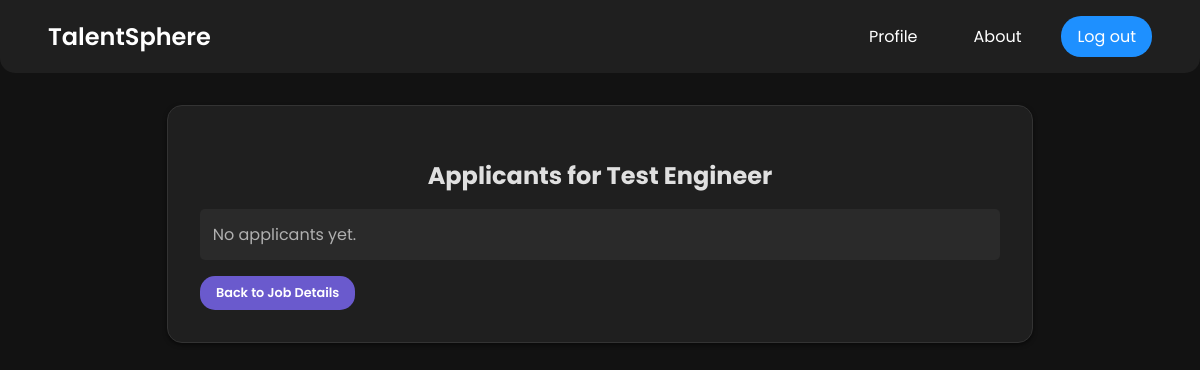
The page /job_details/19/applicants/ (signed in) on the database as committed earlier.
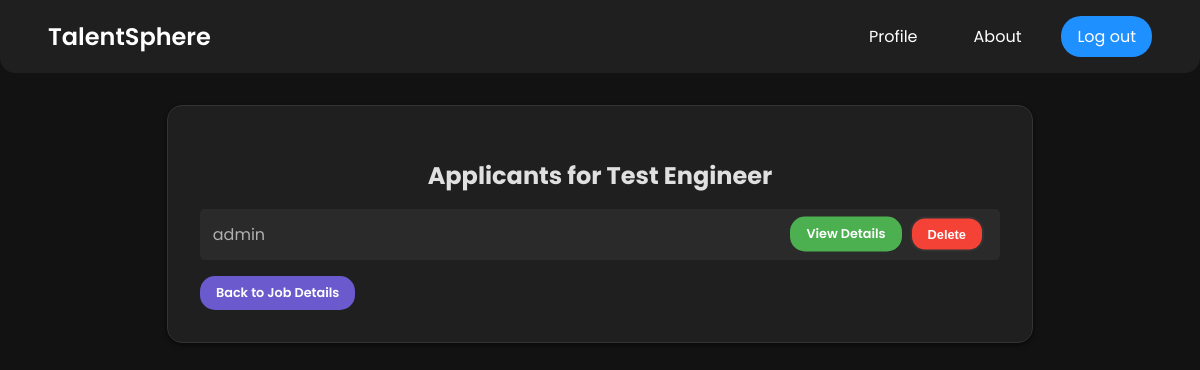
The same page on the database as committed later.
### base/models.py (models this page shows, shortened)
class Job_details(models.Model):
    user = models.ForeignKey(User, on_delete=models.CASCADE, blank=True, null=True)
    title = models.CharField(max_length=200)
    description = models.TextField(null=True, blank=True)
    duration = models.CharField(max_length=100)
    salary = models.CharField(max_length=100)
    location = models.CharField(max_length=200)
    company = models.CharField(max_length=200)
    about_the_role = models.TextField()
    requirements = models.TextField()
    perks = models.TextField()
    about_the_company = models.TextField()
    job_type = models.CharField(max_length=50, choices=[
        ('fulltime', 'Full Time'),
        ('halftime', 'Half Time'),
    ], default='fulltime')
    created = models.DateTimeField(auto_now_add=True)
    applicants = models.TextField(null=True, blank=True)  # Field to store applicants' usernames
    class Meta:
        ordering = ['created']

### base/views.py (the view)
# urls.py: path('job_details/<int:pk>/applicants/', ViewApplicants.as_view(), name='view-applicants'),
class ViewApplicants(LoginRequiredMixin, DetailView):
    model = Job_details
    template_name = 'base/view_applicants.html'  # Ensure this matches your template path
    context_object_name = 'job'
    def get_context_data(self, **kwargs):
        context = super().get_context_data(**kwargs)
        job = self.get_object()
        if job.applicants:
            context['applicants_list'] = job.applicants.split(',')
        else:
            context['applicants_list'] = []
        return context

### base/templates/base/view_applicants.html (shortened to what this page needs)
<!DOCTYPE html>
<html lang="en">
  <head>
    {% load static %}
    <link rel="stylesheet" href="{% static 'css/view_applicants.css' %}">
  </head>
  <body>
    <header>
      <nav class="navbar">
        <div class="logo">
            <a href="{% url 'listings' %}" class="logo-link">TalentSphere</a>
        </div>
        <div class="nav-links">
            <a href="{% url 'user_details' %}" class="nav-item">Profile</a>
            <a href="{% url 'about' %}" class="nav-item">About</a>
            <a href="{% url 'logout' %}" class="nav-item contact-btn">Log out</a>
        </div>
    </nav>
    </header>
    <main>
      <div class="applicants-list">
        <h2>Applicants for {{ job.title }}</h2>
        <ul>
          {% for applicant in applicants_list %}
          <li>
            {{ applicant }}
            <div class="btn-group">
              <a
                href="{% url 'applicant-details' username=applicant %}"
                class="btn view-details-btn"
                >View Details</a
              >
              <form
                action="{% url 'delete-applicant' job.pk %}"
                method="post"
                style="display: inline"
              >
                <button type="submit" class="btn delete-btn">Delete</button>
              </form>
            </div>
          </li>
          {% empty %}
          <li>No applicants yet.</li>
          {% endfor %}
        </ul>
        <a href="{% url 'listings-details' job.pk %}" class="btn back-btn"
          >Back to Job Details</a
        >
      </div>
    </main>
  </body>
</html>

Rows that differ between the two databases and show on the page:
changed Job_details "Test Engineer": applicants empty → "admin" (drawn)
Other text that changed with them:
new list line: "admin"
new list line: "View Details Delete"
text no longer shown: "No applicants yet."
